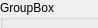
      <widget class="QWidget" name="page_26">
       <property name="geometry">
        <rect>
         <x>0</x>
         <y>0</y>
         <width>98</width>
         <height>28</height>
        </rect>
       </property>
       <attribute name="label">
        <string>Admin</string>
       </attribute>
       <widget class="QGroupBox" name="groupBox_10">
        <property name="geometry">
         <rect>
          <x>0</x>
          <y>0</y>
          <width>681</width>
          <height>321</height>
         </rect>
        </property>
        <property name="title">
         <string>GroupBox</string>
        </property>
        <widget class="QTabWidget" name="tabWidget_6">
         <property name="geometry">
          <rect>
           <x>16</x>
           <y>29</y>
           <width>651</width>
           <height>251</height>
          </rect>
         </property>
         <property name="currentIndex">
          <number>0</number>
         </property>
         <widget class="QWidget" name="tab_12">
          <attribute name="title">
           <string>Tab 1</string>
          </attribute>
          <widget class="QWidget" name="layoutWidget_8">
           <property name="geometry">
            <rect>
             <x>10</x>
             <y>20</y>
             <width>487</width>
             <height>26</height>
            </rect>
           </property>
           <layout class="QHBoxLayout" name="horizontalLayout_12">
            <item>
             <layout class="QHBoxLayout" name="horizontalLayout_11">
              <item>
               <layout class="QHBoxLayout" name="horizontalLayout">
                <item>
                 <widget class="QLabel" name="label_4">
                  <property name="sizePolicy">
                   <sizepolicy hsizetype="Fixed" vsizetype="Preferred">
                    <horstretch>0</horstretch>
                    <verstretch>0</verstretch>
                   </sizepolicy>
                  </property>
                  <property name="text">
                   <string>Current Project file:</string>
                  </property>
                 </widget>
                </item>
                <item>
                 <widget class="QLineEdit" name="lineEdit_6"/>
                </item>
               </layout>
              </item>
              <item>
               <widget class="QLabel" name="label_5">
                <property name="sizePolicy">
                 <sizepolicy hsizetype="Fixed" vsizetype="Preferred">
                  <horstretch>0</horstretch>
                  <verstretch>0</verstretch>
                 </sizepolicy>
                </property>
                <property name="text">
                 <string>Current Scenario file:</string>
                </property>
               </widget>
              </item>
              <item>
               <widget class="QLineEdit" name="lineEdit_7"/>
              </item>
             </layout>
            </item>
           </layout>
          </widget>
          <widget class="QWidget" name="layoutWidget_6">
           <property name="geometry">
            <rect>
             <x>20</x>
             <y>70</y>
             <width>551</width>
             <height>22</height>
            </rect>
           </property>
           <layout class="QHBoxLayout" name="horizontalLayout_22">
            <item>
             <widget class="QLabel" name="label_53">
              <property name="sizePolicy">
               <sizepolicy hsizetype="Fixed" vsizetype="Preferred">
                <horstretch>0</horstretch>
                <verstretch>0</verstretch>
               </sizepolicy>
              </property>
              <property name="text">
               <string>Scenario file:</string>
              </property>
             </widget>
            </item>
            <item>
             <widget class="QComboBox" name="comboBox_8"/>
            </item>
           </layout>
          </widget>
          <widget class="QLabel" name="label_35">
           <property name="geometry">
            <rect>
             <x>31</x>
             <y>123</y>
             <width>55</width>
             <height>16</height>
            </rect>
           </property>
           <property name="sizePolicy">
            <sizepolicy hsizetype="Preferred" vsizetype="Fixed">
             <horstretch>0</horstretch>
             <verstretch>0</verstretch>
            </sizepolicy>
           </property>
           <property name="text">
            <string>Project file:</string>
           </property>
          </widget>
          <widget class="QComboBox" name="comboBox">
           <property name="geometry">
            <rect>
             <x>90</x>
             <y>120</y>
             <width>441</width>
             <height>20</height>
            </rect>
           </property>
           <property name="sizePolicy">
            <sizepolicy hsizetype="Preferred" vsizetype="Preferred">
             <horstretch>0</horstretch>
             <verstretch>0</verstretch>
            </sizepolicy>
           </property>
          </widget>
         </widget>
         <widget class="QWidget" name="tab_13">
          <attribute name="title">
           <string>Tab 2</string>
          </attribute>
         </widget>
        </widget>
       </widget>
      </widget>
